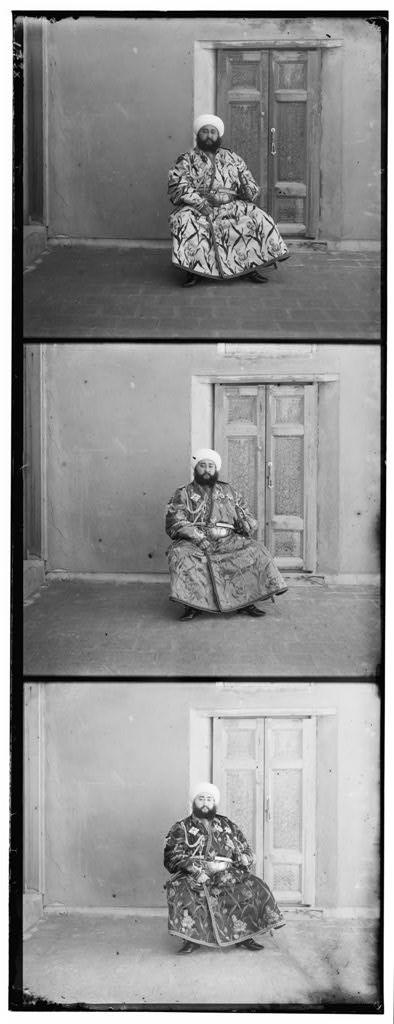
#> input picture Colorizing Prokudin_Gorskii_collection/image1.jpg, 394 x 1024 px; its folder holds 4 pictures in this run
$ python main.py
#> lines starting #> are read from the running program, lines starting #| are printed output that depends on the picture
# ~ Phew_Phew ~

from PIL import Image
import numpy as np
import os
ls=[]
file_list = os.listdir(".")
pattern = ".jpg"

for files in file_list:
    if pattern in files:
        ls.append(files)

def ncc(im_1,im_2):
    no_cc = np.sum(((im_1/np.linalg.norm(im_1)) * (im_2/np.linalg.norm(im_2))))
    return  no_cc

# Calculating the NCC Displacements

def score_NCC(im_1, im_2, window):
    thr = -999999
    for i in window:
        for j in window:
            ncc_val = ncc(im_1,np.roll(im_2,[i,j],axis=(0,1)))
            if ncc_val > thr:
                thr = ncc_val
                n_disp = [i,j]
    return n_disp

def ssd(img_1, img_2):
    img2 = np.array(img_2, dtype=np.float32)
    ssd = np.sum((img_1 - img2)**2)
    return ssd

# Calculating the SSD Displacements

def score_SSD(im_1, im_2, window):
    ssd_max = 9999999999
    for i in window:
        for j in window:
            Diffssd = ssd(np.array(im_1, dtype=np.float32),np.roll(im_2,[i,j],axis=(0,1)))
            if Diffssd < ssd_max:
                disp_vec = [i,j]
                ssd_max = Diffssd
    return disp_vec

# To loop through all images (.jpg) in the folder
for i in ls:
    ii = (i.replace('.jpg',''))
    im = em = (Image.open(i))
#> im is the input picture: PIL image 394x1024 L; min 0, max 255, mean 145.2
    im = im.convert('RGB')
#> im: PIL image 394x1024 RGB
    width, height = im.size
#> width = 394; height = 1024
    h = np.floor(height/3)
#> h = 341
    gr = height - h
#> gr = 683

# Cropping the images into 3 different images
    im_bl = im.crop((0, 0, width, h))
    im_gr = im.crop((0, h, width, 2*h))
    im_rd = im.crop((0,2*h,width,3*h))

    red1, green1, blue = im_bl.split()
    red1, green, blue1 = im_gr.split()
    red, green1, blue1 = im_rd.split()

    img1 = Image.merge('RGB', (red,green,blue))
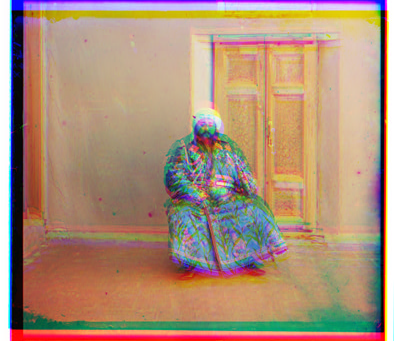
#> img1: PIL image 394x341 RGB; mean R, G, B 173.1, 142.5, 119.9
    img1.save(ii+'-color.png')# saving the merged color image (Blurred) without adjusting the displacements


    re  = np.array(red)
    bl = np.array(blue)
    gre = np.array(green)

    #cropping the images to remove the borders
    n_im_bl = im.crop((25, 25, width-25, h-25))
    n_im_gr = im.crop((25, h+25, width-25, (2*h)-25))
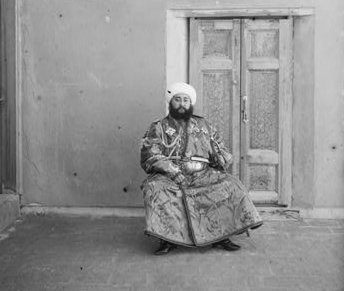
#> n_im_gr: PIL image 344x291 RGB; min 6, max 255, mean 144.4
    n_im_rd = im.crop((25,(2*h)+25,width-25,(3*h)-25))
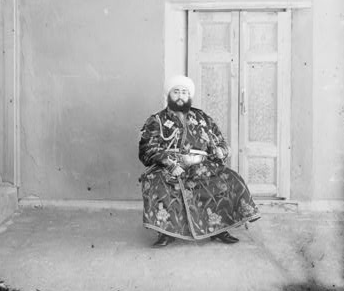
#> n_im_rd: PIL image 344x291 RGB; min 5, max 255, mean 178.1

    n_re  = np.array(n_im_rd)
    n_bl = np.array(n_im_bl)
    n_gre = np.array(n_im_gr)

    rng = 15
    b_list =  [i for i in range(-rng,rng)]

    ###  SSD
    print(ii + ' SSD Alignment')
    ss_r2b = score_SSD(n_re,n_bl,b_list)
#> the loop in score_SSD, `for i in window:` made 30 passes
#> pass 1, in ssd (call 4), `img2 = np.array(img_2, dtype=np.float32)`:
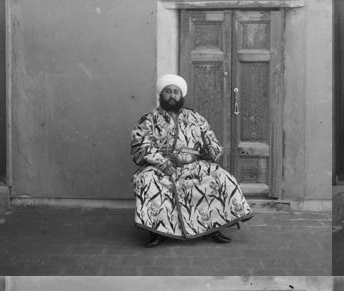
#> img2: shape (291, 344, 3) float32; min 0, max 250, mean 116.5
    print(ss_r2b,'SSD Red-Blue')
#| [-14, -5] SSD Red-Blue
    ss_r2g = score_SSD(n_re,n_gre,b_list)
    print(ss_r2g,'SSD Red-Green')
#| [-7, -2] SSD Red-Green
    ssd_b = np.roll(bl,ss_r2b,axis=(0,1))
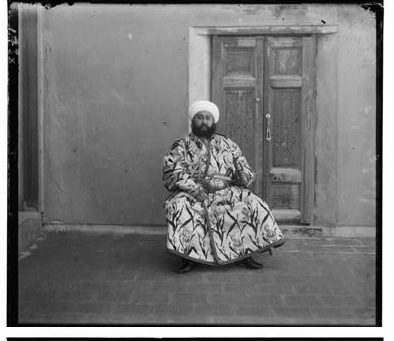
#> ssd_b: shape (341, 394); min 0, max 255, mean 119.9
    ssd_g=np.roll(gre,ss_r2g,axis=(0,1))
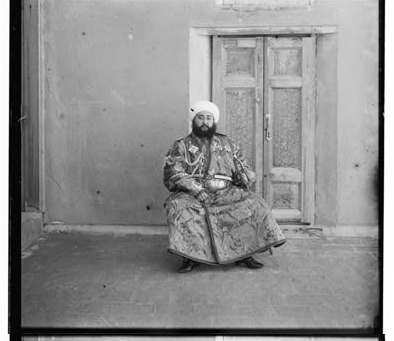
#> ssd_g: shape (341, 394); min 0, max 255, mean 142.5
    ss_b = Image.fromarray(ssd_b)
    ss_g = Image.fromarray(ssd_g)

    img2 = Image.merge('RGB', (red,ss_g,ss_b))
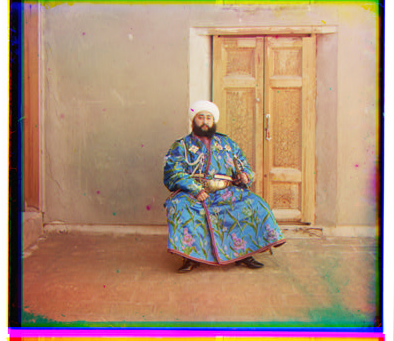
#> img2: PIL image 394x341 RGB; mean R, G, B 173.1, 142.5, 119.9
    img2.save(ii+'-ssd.png')
    print("------------------------------------------")

    ### NCC
    print(ii + ' NCC Alignment')
    n_r2b = score_NCC(n_re,n_bl,b_list)
    print(n_r2b,'NCC Red-Blue')
#| [-14, -5] NCC Red-Blue
    n_g2b = score_NCC(n_re,n_gre,b_list)
    print(n_g2b,'NCC Red-Green')
#| [-7, -2] NCC Red-Green
    print("==========================================")
    ncc_r = np.roll(bl,n_r2b,axis=(0,1))
    ncc_g = np.roll(gre,n_g2b,axis=(0,1))
    nc_r = Image.fromarray(ncc_r)
    nc_g = Image.fromarray(ncc_g)

    img3 = Image.merge('RGB', (red,nc_g,nc_r))
    img3.save(ii+'-ncc.png')


#Reference
# https://pillow.readthedocs.io/en/stable/
